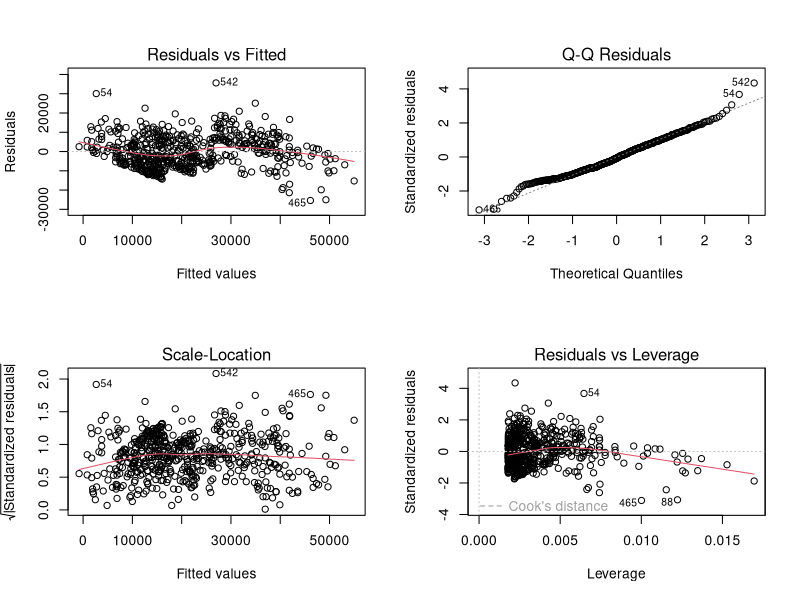

Write the R code that produced this figure.
##-----------------------------------------------------
##
## Todos lo mismo
## Autor: German A. Gonzalez
## Fecha: Dic-2018
## germangfeler.github.io/datascience/todos-lo-mismo/
##
##-----------------------------------------------------

## Cargamos los datos
library("ggplot2")
seguro <- read.csv("assets/datasets/insurance.csv")

## Exploramos los datos
str(seguro)
head(seguro)

## Corremos una regresion entre charges y bmi
modelo1 <- lm(charges ~ bmi, data=seguro)
summary(modelo1)
par(mfrow=c(2,2))
plot(modelo1)

## Categorizamos la variable
seguro$bmicat <- ifelse(seguro$bmi < 25, "normal", "sobrepreso")
seguro$bmicat <- ifelse(seguro$bmi > 29, "obeso", seguro$bmicat)

## Creamos variables dummy
seguro <- cbind(seguro, with(seguro, model.matrix(~bmicat))[,2:3])
head(seguro)

## Corremos una regresion con variables dummy
modelo2 <- lm(charges ~ bmicatobeso + bmicatsobrepreso, data=seguro)
summary(modelo2)

## ANOVA
modelo3 <- lm(charges ~ bmicat, data=seguro)
summary(modelo3)

## Solo dos categorías
seguro2 <- seguro[seguro$bmicat != "obeso", ]

## Test t
t.test(charges ~ bmicat, data=seguro2, var.equal=TRUE)
summary(lm(charges ~ bmicat, data=seguro2))






